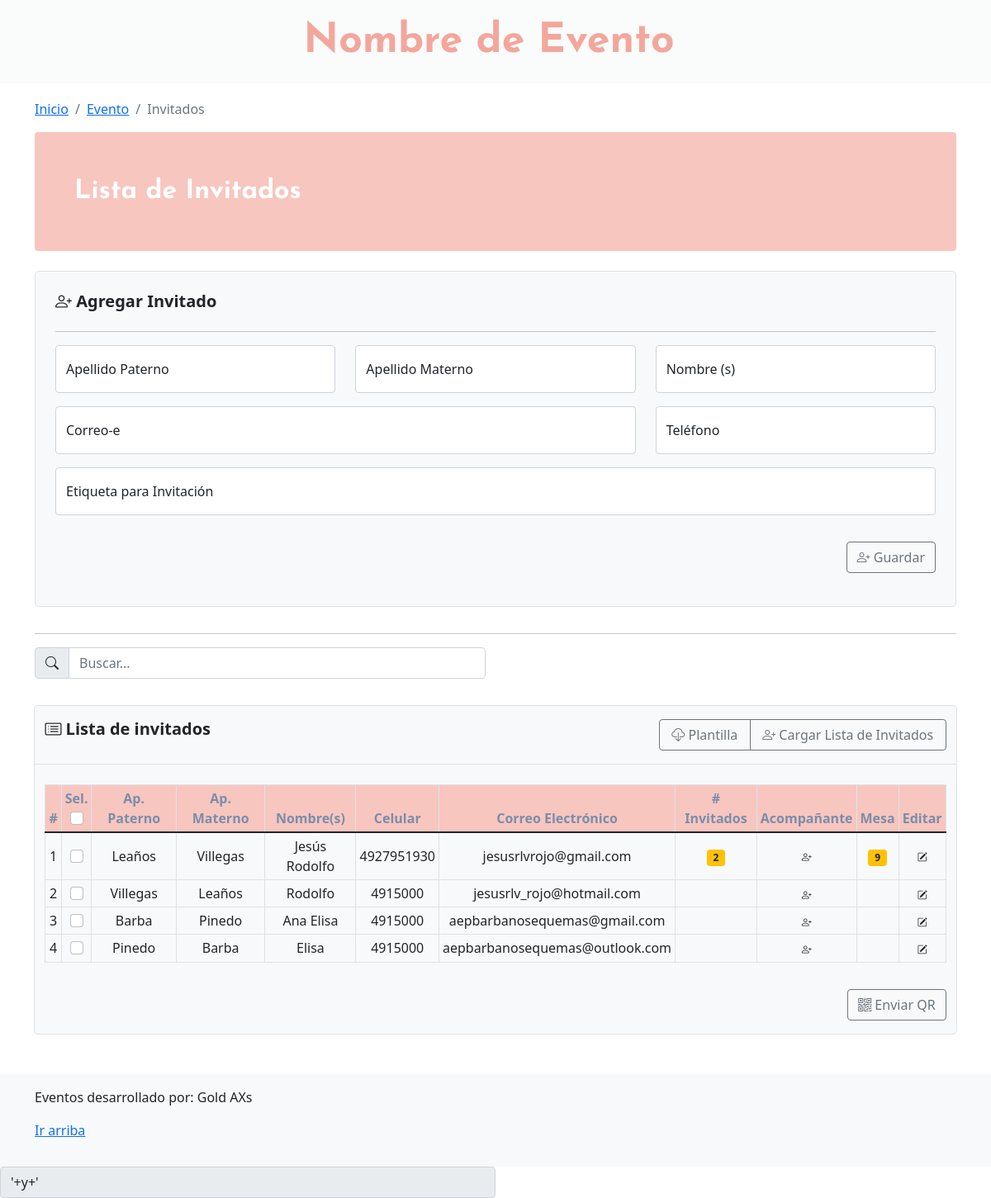
/home_events.php, run on the app's committed database.
### tables this page shows
CREATE TABLE `invitados` (
  `id` int(11) NOT NULL,
  `nombre` varchar(72) NOT NULL,
  `apellido_p` varchar(54) NOT NULL,
  `apellido_m` varchar(54) NOT NULL,
  `celular` varchar(18) NOT NULL,
  `email` varchar(36) NOT NULL,
  `no_invitados` int(11) DEFAULT NULL,
  `mesa` int(11) DEFAULT NULL,
  `qr` varchar(90) DEFAULT NULL,
  `etiqueta` varchar(50) DEFAULT NULL,
  `tipo_invitado` int(11) NOT NULL,
  `invitado_eje` int(11) NOT NULL COMMENT 'Para ligar al invitado eje con el secundario',
  `id_evento` int(11) NOT NULL,
  `confirmacion` int(11) NOT NULL
);

### prcd/query_invitados.php (called while the page is built)
<?php
    include('qconn/qc.php');
    $sqlQuery ="SELECT * FROM invitados";
    $resultadosqlQuery = $conn->query($sqlQuery);
?>

### home_events.php (the view, shortened to what this page needs)
<!doctype html>
<html lang="en">
<head>
    <link href="../assets/dist/css/bootstrap.min.css" rel="stylesheet">
    <link href="https://cdn.jsdelivr.net/npm/bootstrap@5.1.3/dist/css/bootstrap.min.css" rel="stylesheet">
    <link rel="stylesheet" href="https://cdn.jsdelivr.net/npm/bootstrap-icons@1.8.1/font/bootstrap-icons.css">
    <link href="blog.css" rel="stylesheet">
    <link href="navbar-top-fixed.css" rel="stylesheet">
</head>
<body class="d-flex flex-column min-vh-100">
    <nav class="navbar navbar-expand-md fixed-top" style="background-color: rgba(248, 249, 250, 0.7);">
        <div class="container-fluid justify-content-center">
            <a class="navbar-brand" id="enombre">
                <strong>Nombre de
                    Evento</strong></a>
        </div>
    </nav>
    <main class="container mt-5 mb-5">
    <nav aria-label="breadcrumb">
      <ol class="breadcrumb">
        <li class="breadcrumb-item"><a href="index.php">Inicio</a></li>
        <li class="breadcrumb-item"><a href="home_events.html">Evento</a></li>
        <li class="breadcrumb-item active" aria-current="page">Invitados</li>
      </ol>
    </nav>
        <div class="p-4 p-md-5 mb-4 text-white rounded" style="background-color: #f7c6bf; ">
            <div class="col-md-6 px-0">
                <a style="font-size: 2rem; font-family: 'Josefin Sans', sans-serif;"><strong>Lista de
                        Invitados</strong></a>
            </div>
        </div>
        <div class="row align-items-md-stretch">
            <div class="col-sm-12">
                <div class="h-100 p-4 text-dark bg-light border rounded-3">
                    <div class="row mb-3">
                        <p class="h5"><strong><i class="bi bi-person-plus h5"></i> Agregar Invitado</strong></p>
                    </div>
                    <hr>
                    <div class="row">
                        <div class="col-sm-4">
                            <form action="prcd/query_agregar_invitados.php" method="post">
                                <div class="form-floating mb-3 ">
                                    <input type="text" class="form-control rounded-4" id="floatingPassword"
                                        placeholder="Apellido Paterno" name="apellido_p" required>
                                    <label for="floatingPassword">Apellido Paterno</label>
                                </div>
                        </div>
                        <div class="col-sm-4">
                            <div class="form-floating mb-3 ">
                                <input type="text" class="form-control rounded-4" id="floatingPassword"
                                    placeholder="Apellido Materno" name="apellido_m" required>
                                <label for="floatingPassword">Apellido Materno</label>
                            </div>
                        </div>
                        <div class="col-sm-4">
                            <div class="form-floating mb-3 ">
                                <input type="text" class="form-control rounded-4" id="floatingPassword"
                                    placeholder="Nombre(s)" name="nombre" required>
                                <label for="floatingPassword">Nombre (s)</label>
                            </div>
                        </div>
                        <div class="col-sm-8">
                            <div class="form-floating mb-3">
                                <input type="text" class="form-control rounded-4" id="floatingPassword"
                                    placeholder="Correo-e" name="email" required>
                                <label for="floatingPassword">Correo-e</label>
                            </div>
                        </div>
                        <div class="col-sm-4">
                            <div class="form-floating mb-3">
                                <input type="text" class="form-control rounded-4" id="floatingPassword"
                                    placeholder="Teléfono" name="celular" required>
                                <label for="floatingPassword">Teléfono</label>
                            </div>
                        </div>
                        <div class="col-sm-12">
                            <div class="form-floating mb-3">
                                <input type="text" class="form-control rounded-4" id="floatingPassword"
                                    placeholder="Etiqueta para Invitación">
                                <label for="floatingPassword">Etiqueta para Invitación</label>
                            </div>
                        </div>
                    </div>
                    <p class="text-end"><button class="btn btn-outline-secondary mt-3" type="submit"><i
                                class="bi bi-person-plus"></i> Guardar</button></p>
                </div>
            </div>
            <div class="container mt-3">
                <hr>
                <div class="row">
                    <div class="col-sm">
                        <div class="input-group mb-3">
                            <span class="input-group-text" id="basic-addon1"><i class="bi bi-search"></i></span>
                            <input type="text" class="form-control" placeholder="Buscar..." aria-label="Username"
                                aria-describedby="basic-addon1" id="myInput">
                        </div>
                    </div>
                    <div class="col-sm">
                    </div>
                </div>
            </div>
            <div class="container border rounded-3 mt-3 bg-light" style="width: 98%;">
                <div class="row mt-3 border-bottom">
                    <div class="col-sm-4">
                        <p class="h5"><strong><i class="bi bi-card-list"></i> Lista de invitados</strong></p>
                    </div>
                    <div class="col-sm-4">
                    </div>
                    <div class="col-sm-4 btn-group mb-3" role="group" aria-label="Basic outlined example">
                        <button type="button" class="btn btn-outline-secondary"><i class="bi bi-cloud-download"></i>
                            Plantilla</button>
                        <button type="button" class="btn btn-outline-secondary" data-bs-toggle="modal"
                            data-bs-target="#uploadguestlist"><i class="bi bi-person-plus"></i> Cargar
                            Lista de Invitados</button>
                    </div>
                </div>
                <div class="table-responsive">
                    <table class="table table-hover table-bordered table-sm align-middle mt-4">
                        <thead style="background-color:#f7c6bf; color: #7B8DAB;">
                            <tr class="text-center">
                                <th scope="col">#</th>
                                <th scope="col">Sel. <br><input class="form-check-input" type="checkbox" value=""></th>
                                <th scope="col">Ap. Paterno</th>
                                <th scope="col">Ap. Materno</th>
                                <th scope="col">Nombre(s)</th>
                                <th scope="col">Celular</th>
                                <th scope="col">Correo Electrónico</th>
                                <th scope="col"># Invitados</th>
                                <th scope="col">Acompañante</th>
                                <th scope="col">Mesa</th>
                                <th scope="col">Editar</th>
                            </tr>
                        </thead>
                        <tbody id="myTable">
                            <?php include('prcd/query_invitados.php'); ?>
                            <?php
              $x = 0;
              while ($row_sqlQuery = $resultadosqlQuery->fetch_assoc()) {
                $x++;
                echo '
          <tr class="text-center">
            <td>' . $x . '</td>
            <td><input class="form-check-input" type="checkbox" value="'.$row_sqlQuery['id'].'"></td>
            <td>' . $row_sqlQuery['apellido_p'] . '</td>
            <td>' . $row_sqlQuery['apellido_m'] . '</td>
            <td>' . $row_sqlQuery['nombre'] . '</td>
            <td>' . $row_sqlQuery['celular'] . '</td>
            <td>' . $row_sqlQuery['email'] . '</td>
            <td><a href="invitados_secondary.php?id=' . $row_sqlQuery['id'] . '"><span class="badge bg-warning text-dark">' . $row_sqlQuery['no_invitados'] . '</span></a></td>
            <td><a href="#" data-bs-toggle="modal"
            data-bs-target="#AgregarAcomp' . $row_sqlQuery['id'] . '"><span class="badge bg-light text-dark"><i class="bi bi-person-plus"></i></span></a></td>
            <td><span class="badge bg-warning text-dark">' . $row_sqlQuery['mesa'] . '</span></td>
            <td><a href="#" data-bs-toggle="modal"
            data-bs-target="#editarInv' . $row_sqlQuery['id'] . '"><span class="badge bg-light text-dark"><i class="bi bi-pencil-square"></i></span></a></td>
          </tr>';
              }
              ?>
                        </tbody>
                    </table>
                </div>
                <p class="text-end">
                    <button class="btn btn-outline-secondary mt-3" type="submit"><i class="bi bi-qr-code"></i> Enviar QR</button>
                  </p>
            </div>
    </main>
    <footer class="footer mt-auto py-3 bg-light">
        <div class="container">
            <p>Eventos desarrollado por: Gold AXs
            </p>
            <p>
                <a href="#">Ir arriba</a>
            </p>
        </div>
    </footer>
</body>
</html>
<input name="nombreinvitados[]" type="text" class="form-control w-50" placeholder="" aria-label="Username"
    aria-describedby="basic-addon1" value="'+y+'" READONLY>

### navbar-top-fixed.css (style rules this page uses)
body { min-height: 75rem; padding-top: 4.5rem; }

### home_events.php (style rules this page uses)
#enombre { font-size: 50px; color: #f3a79c; font-family: 'Josefin Sans', sans-serif; }

### data on the page
invitados: apellido_p "Leaños", apellido_m "Villegas", nombre "Jesús Rodolfo", celular "4927951930", email "jesusrlvrojo@gmail.com", no_invitados "2", mesa "9"
invitados: apellido_p "Villegas", apellido_m "Leaños", nombre "Rodolfo", celular "4915000", email "jesusrlv_rojo@hotmail.com"
invitados: apellido_p "Barba", apellido_m "Pinedo", nombre "Ana Elisa", celular "4915000", email "aepbarbanosequemas@gmail.com"
invitados: apellido_p "Pinedo", apellido_m "Barba", nombre "Elisa", celular "4915000", email "aepbarbanosequemas@outlook.com"
